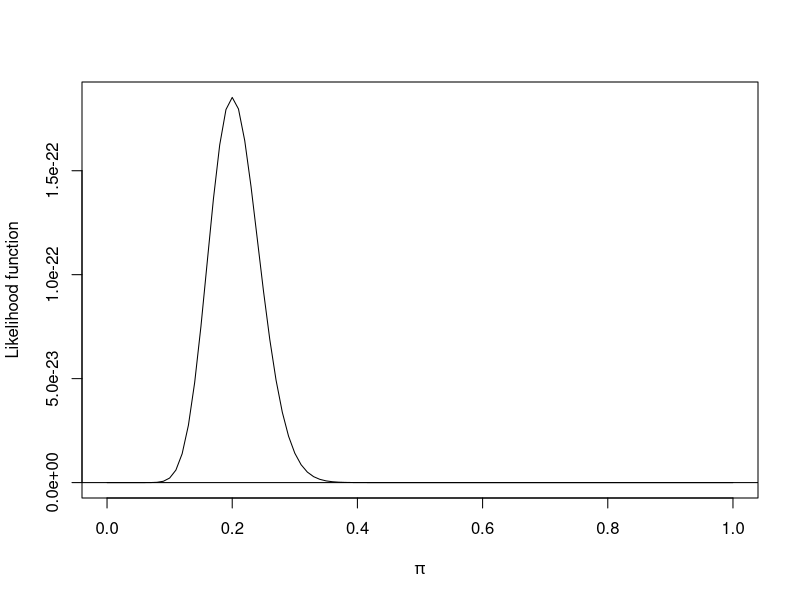
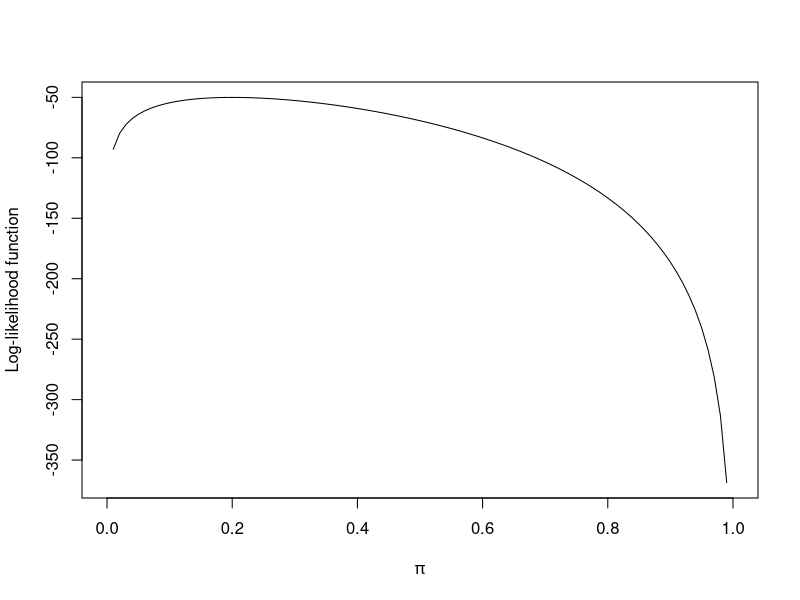
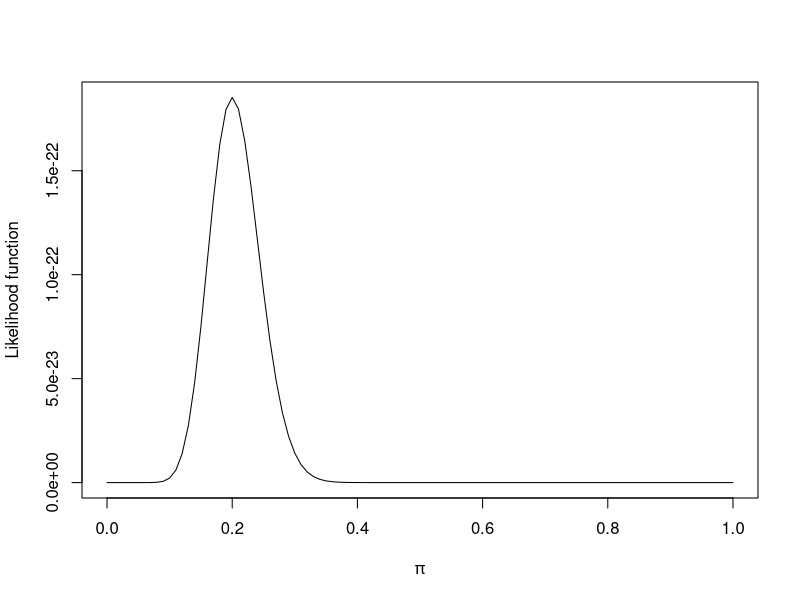
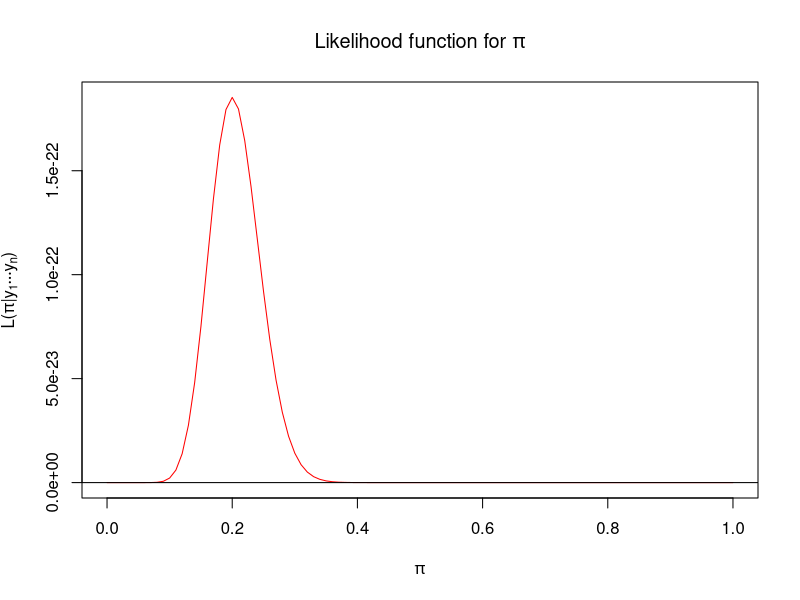

Generate these figures, in order, with R:
########################################################
# Binomial Probabilities

# Yahtzee example
# in dbinom(), x=#successes, size=#trials, prob=P(Success).
dbinom(x=5, size=5, prob=1/6)
dbinom(x=0:5, size=5, prob=1/6)
cbind(c(0:5), dbinom(x=0:5, size=5, prob=1/6)) # Nicer print

# Examples from discussion of variance of binomial 
dbinom(x=0:5, size=100, prob=0.01) #Probabilities of 0-5 successes in 100 trials
# pbinom does cumulative distribution: sum of probabilities for up to q successes
# pbinom() gives back P(W<=q), so below computes 1-P(W<=5) = P(W>5) when n=100 and pi=0.01
1-pbinom(q=5, size=100, prob=0.01)

#Showing P(40<=W<=60 for n=100, pi=0.5)
pbinom(q=60, size=100, prob=0.5) - pbinom(q=39, size=100, prob=0.5)

###################################################
# Likelihood plots
# 
sum.y <- 20
n <- 100
pi<-c(0.01, 0.05, 0.1, 0.15, 0.2, 0.3, 0.35, 0.39, 0.4, 0.41, 0.5)
Lik<-pi^sum.y*(1-pi)^(n-sum.y)
data.frame(pi, Lik)

x11(width = 7, height = 6, pointsize = 12)
# Likelihood function plot
# curve() lets you put in a formula (as "expr=") and have it plotted
curve(expr = x^sum.y*(1-x)^(n-sum.y), from = 0, to = 1,
      xlab = expression(pi), ylab = "Likelihood function")
abline(h = 0)

# Log-likelihood function plot
x11(width = 7, height = 6, pointsize = 12)
curve(expr = sum.y*log(x) + (n-sum.y)*log(1-x), from = 0, to = 1,
      xlab = expression(pi), ylab = "Log-likelihood function")

# Similar plot but using plot() function
x11(width = 7, height = 6, pointsize = 12)
pi<-seq(from = 0, to = 1, by = 0.01)
Lik<-pi^sum.y*(1-pi)^(n-sum.y)
save<-data.frame(pi, Lik)
head(save)
plot(x = pi, y = Lik, xlab = expression(pi), xlim = c(0,1), ylab = "Likelihood function", type = "l")  

# Y-axis and title uses expression() as well
curve(expr = x^sum.y*(1-x)^(n-sum.y), from = 0, to = 1, col = "red",
      main = expression(paste("Likelihood function for ", pi)),
      xlab = expression(pi), ylab = expression(paste(L, "(", pi, "|", y[1],...,y[n],")" ) ))
abline(h=0)      




